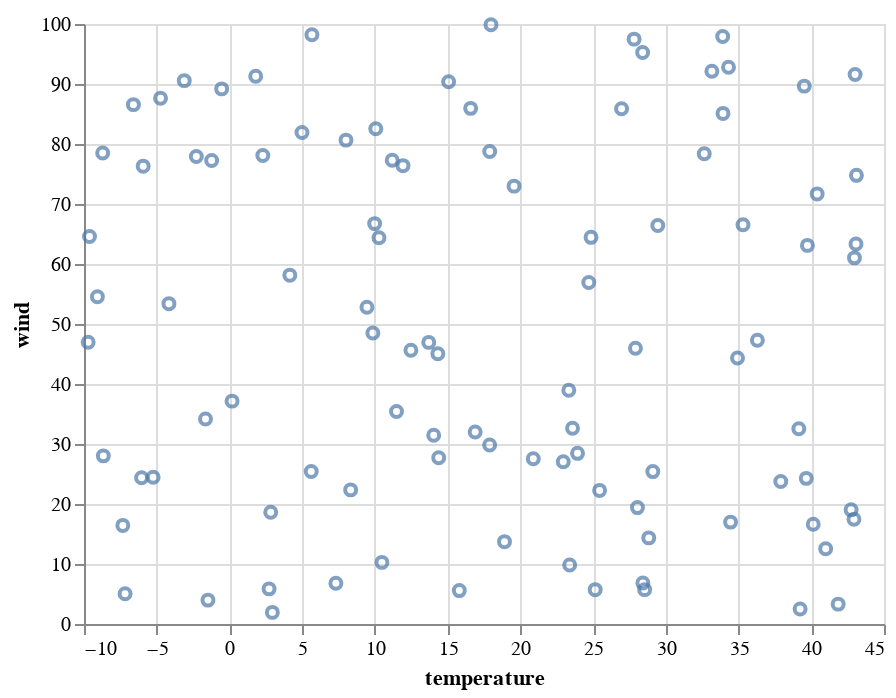

This figure's notebook cell:
### Code cell
base = alt.Chart(df)
point = base.mark_point().encode(
    x=alt.X(field="temperature", type="quantitative", scale=alt.Scale(type="linear")),
    y=alt.Y(field="wind", type="quantitative", scale=alt.Scale(type="linear")),
)
display_chart(point)

### Figure 1 — Vega-Lite specification as saved in the notebook (floating-point values rounded to 4 significant figures)
{"config": {"view": {"continuousWidth": 400, "continuousHeight": 300}}, "data": {"name": "data-124c435c1b687eb7890344117a1c86b4"}, "mark": "point", "encoding": {"x": {"field": "temperature", "scale": {"type": "linear"}, "type": "quantitative"}, "y": {"field": "wind", "scale": {"type": "linear"}, "type": "quantitative"}}, "$schema": "https://vega.github.io/schema/vega-lite/v4.17.0.json", "datasets": {"data-124c435c1b687eb7890344117a1c86b4": [{"temperature": 17.89, "wind": 78.76, "precipitation": 41.61, "condition": "rain"}, {"temperature": 5.623, "wind": 25.42, "precipitation": 74.91, "condition": "rain"}, {"temperature": 23.39, "wind": 9.846, "precipitation": 81.34, "condition": "rain"}, {"temperature": 20.89, "wind": 27.54, "precipitation": 27.65, "condition": "drizzle"}, {"temperature": 33.91, "wind": 97.91, "precipitation": 36.53, "condition": "snow"}, {"temperature": 39.66, "wind": 24.27, "precipitation": 33.39, "condition": "rain"}, {"temperature": 5.671, "wind": 98.2, "precipitation": 93.73, "condition": "snow"}, {"temperature": -2.278, "wind": 77.9, "precipitation": 50.1, "condition": "drizzle"}, {"temperature": 43.1, "wind": 74.78, "precipitation": 89.96, "condition": "sun"}, {"temperature": 1.805, "wind": 91.29, "precipitation": 29.77, "condition": "fog"}, {"temperature": 14.33, "wind": 45.05, "precipitation": 17.65, "condition": "drizzle"}, {"temperature": 25.45, "wind": 22.27, "precipitation": 60.38, "condition": "drizzle"}, {"temperature": 11.19, "wind": 77.3, "precipitation": 71.65, "condition": "snow"}, {"temperature": 22.95, "wind": 27.04, "precipitation": 92.69, "condition": "snow"}, {"temperature": 33.17, "wind": 92.13, "precipitation": 39.11, "condition": "snow"}, {"temperature": 9.981, "wind": 66.73, "precipitation": 19.37, "condition": "drizzle"}, {"temperature": 2.838, "wind": 18.62, "precipitation": 57.42, "condition": "sun"}, {"temperature": 39.14, "wind": 32.53, "precipitation": 88.22, "condition": "rain"}, {"temperature": 39.23, "wind": 2.511, "precipitation": 78.95, "condition": "fog"}, {"temperature": 2.949, "wind": 1.937, "precipitation": 3.534, "condition": "fog"}, {"temperature": 28.42, "wind": 6.822, "precipitation": 84.57, "condition": "fog"}, {"temperature": 28.41, "wind": 95.25, "precipitation": 2.312, "condition": "fog"}, {"temperature": 23.93, "wind": 28.44, "precipitation": 94.94, "condition": "drizzle"}, {"temperature": 25.14, "wind": 5.725, "precipitation": 72.56, "condition": "drizzle"}, {"temperature": -3.107, "wind": 90.56, "precipitation": 8.208, "condition": "rain"}, {"temperature": 43.07, "wind": 63.34, "precipitation": 35.34, "condition": "sun"}, {"temperature": -8.716, "wind": 78.5, "precipitation": 16.73, "condition": "fog"}, {"temperature": 10.06, "wind": 82.55, "precipitation": 49.82, "condition": "fog"}, {"temperature": 27.91, "wind": 45.94, "precipitation": 87.72, "condition": "sun"}, {"temperature": 28.83, "wind": 14.35, "precipitation": 95.31, "condition": "sun"}, {"temperature": -5.245, "wind": 24.46, "precipitation": 63.16, "condition": "fog"}, {"temperature": -4.739, "wind": 87.62, "precipitation": 67.17, "condition": "fog"}, {"temperature": -1.646, "wind": 34.16, "precipitation": 83.2, "condition": "rain"}, {"temperature": -8.671, "wind": 28.02, "precipitation": 8.858, "condition": "snow"}, {"temperature": 23.59, "wind": 32.61, "precipitation": 90.55, "condition": "snow"}, {"temperature": 42.94, "wind": 17.46, "precipitation": 76.27, "condition": "sun"}, {"temperature": 14.04, "wind": 31.45, "precipitation": 27.74, "condition": "rain"}, {"temperature": 33.93, "wind": 85.1, "precipitation": 48.72, "condition": "fog"}, {"temperature": 29.11, "wind": 25.4, "precipitation": 83.25, "condition": "fog"}, {"temperature": 23.33, "wind": 38.96, "precipitation": 84.81, "condition": "rain"}, {"temperature": 27.82, "wind": 97.48, "precipitation": 59.4, "condition": "fog"}, {"temperature": 24.7, "wind": 56.93, "precipitation": 16.58, "condition": "drizzle"}, {"temperature": 42.74, "wind": 19.02, "precipitation": 37.52, "condition": "sun"}, {"temperature": 39.73, "wind": 63.1, "precipitation": 15.21, "condition": "fog"}, {"temperature": 34.93, "wind": 44.34, "precipitation": 2.992, "condition": "sun"}, {"temperature": 12.48, "wind": 45.64, "precipitation": 1.568, "condition": "fog"}, {"temperature": 11.49, "wind": 35.43, "precipitation": 46.84, "condition": "fog"}, {"temperature": 16.58, "wind": 85.94, "precipitation": 67.67, "condition": "sun"}, {"temperature": 42.97, "wind": 61.02, "precipitation": 40.2, "condition": "snow"}, {"temperature": 43.01, "wind": 91.59, "precipitation": 10.24, "condition": "sun"}, {"temperature": 17.89, "wind": 29.82, "precipitation": 44.29, "condition": "sun"}, {"temperature": 13.7, "wind": 46.94, "precipitation": 76.08, "condition": "rain"}, {"temperature": 4.986, "wind": 81.91, "precipitation": 34.89, "condition": "drizzle"}, {"temperature": -1.478, "wind": 3.979, "precipitation": 7.535, "condition": "drizzle"}, {"temperature": 16.89, "wind": 31.99, "precipitation": 60.46, "condition": "drizzle"}, {"temperature": -7.175, "wind": 5.042, "precipitation": 88.36, "condition": "drizzle"}, {"temperature": 9.859, "wind": 48.49, "precipitation": 23.8, "condition": "snow"}, {"temperature": 28.54, "wind": 5.727, "precipitation": 25.97, "condition": "drizzle"}, {"temperature": 41.85, "wind": 3.311, "precipitation": 1.792, "condition": "snow"}, {"temperature": 39.52, "wind": 89.65, "precipitation": 48.54, "condition": "fog"}, {"temperature": 4.151, "wind": 58.14, "precipitation": 79.66, "condition": "drizzle"}, {"temperature": 7.317, "wind": 6.797, "precipitation": 33.62, "condition": "snow"}, {"temperature": -6.041, "wind": 24.37, "precipitation": 71.47, "condition": "rain"}, {"temperature": 28.05, "wind": 19.4, "precipitation": 71.69, "condition": "drizzle"}, {"temperature": 35.31, "wind": 66.54, "precipitation": 22.88, "condition": "rain"}, {"temperature": -9.078, "wind": 54.53, "precipitation": 66.43, "condition": "sun"}, {"temperature": 34.31, "wind": 92.8, "precipitation": 61.94, "condition": "sun"}, {"temperature": -0.5341, "wind": 89.18, "precipitation": 88.5, "condition": "rain"}, {"temperature": -7.331, "wind": 16.43, "precipitation": 92.16, "condition": "drizzle"}, {"temperature": 34.45, "wind": 16.98, "precipitation": 66.5, "condition": "fog"}, {"temperature": 2.292, "wind": 78.08, "precipitation": 85.09, "condition": "snow"}, {"temperature": 10.28, "wind": 64.38, "precipitation": 46.13, "condition": "sun"}, {"temperature": 14.39, "wind": 27.71, "precipitation": 82.18, "condition": "rain"}, {"temperature": 15.07, "wind": 90.37, "precipitation": 95.43, "condition": "rain"}, {"temperature": -5.932, "wind": 76.31, "precipitation": 48.18, "condition": "drizzle"}, {"temperature": -1.224, "wind": 77.26, "precipitation": 12.19, "condition": "sun"}, {"temperature": 17.98, "wind": 99.89, "precipitation": 5.951, "condition": "drizzle"}, {"temperature": 8.333, "wind": 22.35, "precipitation": 1.991, "condition": "rain"}, {"temperature": 40.99, "wind": 12.54, "precipitation": 3.096, "condition": "drizzle"}, {"temperature": 36.3, "wind": 47.28, "precipitation": 50.72, "condition": "fog"}, {"temperature": 8.012, "wind": 80.65, "precipitation": 84.74, "condition": "sun"}, {"temperature": 32.64, "wind": 78.39, "precipitation": 94.27, "condition": "fog"}, {"temperature": -4.16, "wind": 53.39, "precipitation": 50.61, "condition": "fog"}, {"temperature": -6.602, "wind": 86.56, "precipitation": 62.65, "condition": "fog"}, {"temperature": 40.14, "wind": 16.63, "precipitation": 41.39, "condition": "drizzle"}, {"temperature": 26.96, "wind": 85.88, "precipitation": 71.96, "condition": "drizzle"}, {"temperature": 11.93, "wind": 76.39, "precipitation": 60.41, "condition": "drizzle"}, {"temperature": 19.57, "wind": 72.98, "precipitation": 29.68, "condition": "drizzle"}, {"temperature": 10.48, "wind": 10.27, "precipitation": 85.87, "condition": "rain"}, {"temperature": -9.62, "wind": 64.58, "precipitation": 29.07, "condition": "drizzle"}, {"temperature": 24.86, "wind": 64.44, "precipitation": 32.79, "condition": "sun"}, {"temperature": -9.714, "wind": 46.94, "precipitation": 71.96, "condition": "rain"}, {"temperature": 15.8, "wind": 5.568, "precipitation": 16.5, "condition": "sun"}, {"temperature": 29.45, "wind": 66.42, "precipitation": 96.91, "condition": "snow"}, {"temperature": 0.179, "wind": 37.14, "precipitation": 7.393, "condition": "snow"}, {"temperature": 37.9, "wind": 23.74, "precipitation": 85.44, "condition": "fog"}, {"temperature": 40.41, "wind": 71.68, "precipitation": 91.26, "condition": "snow"}, {"temperature": 2.723, "wind": 5.857, "precipitation": 54.03, "condition": "drizzle"}, {"temperature": 9.453, "wind": 52.78, "precipitation": 90.04, "condition": "fog"}, {"temperature": 18.91, "wind": 13.73, "precipitation": 34.57, "condition": "sun"}]}}
